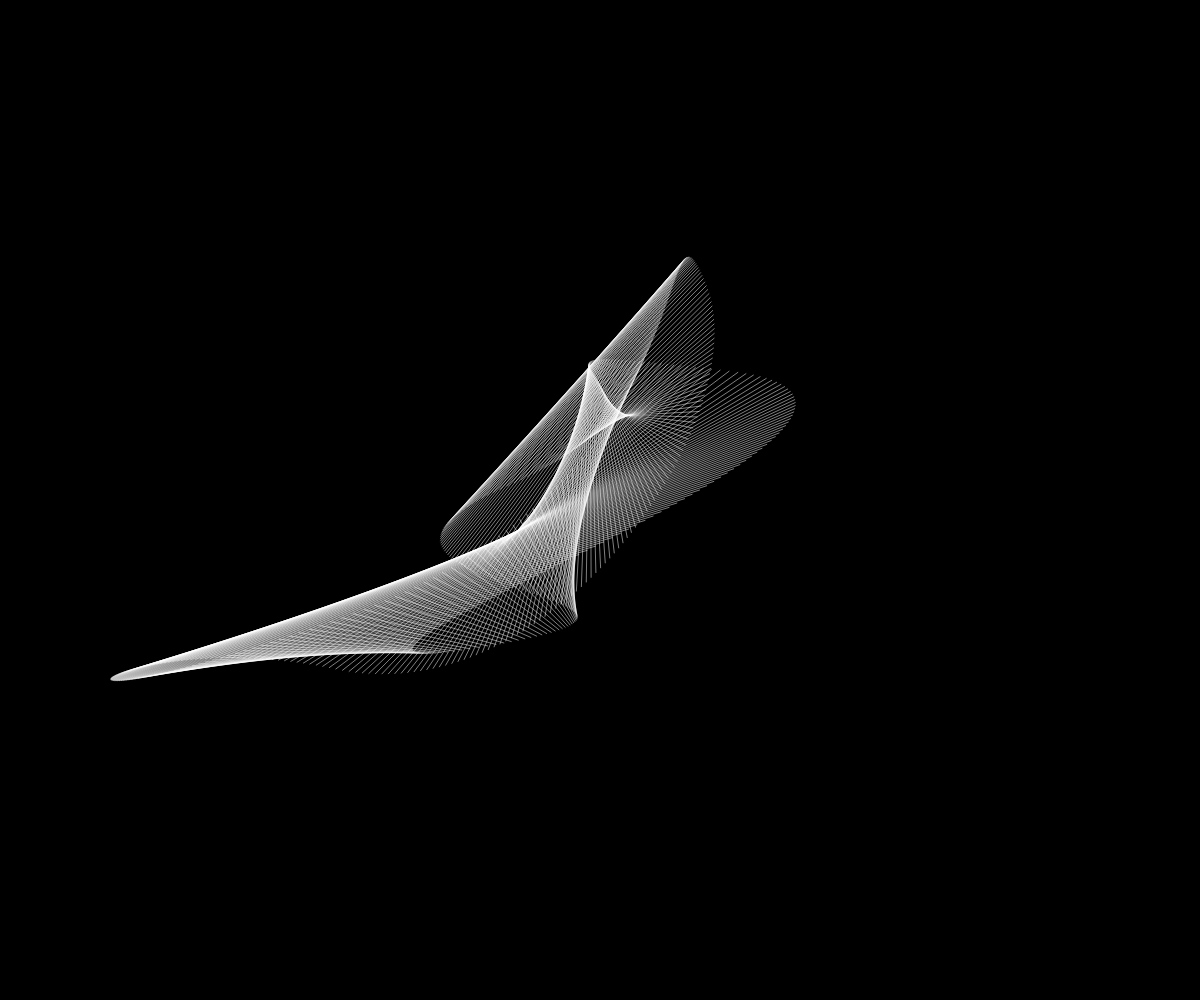
Frame 1 (no input)
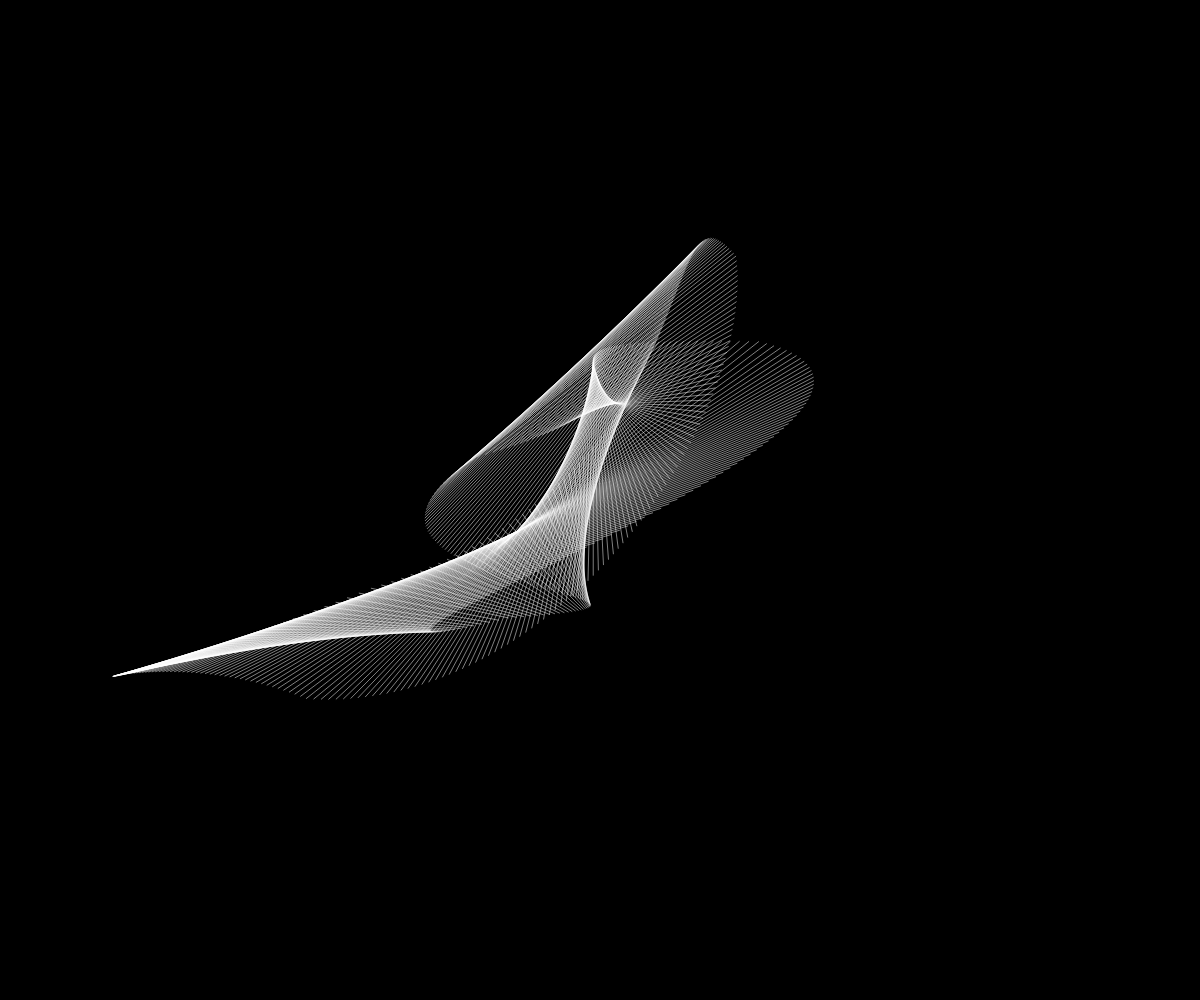
Frame 60 (no input)
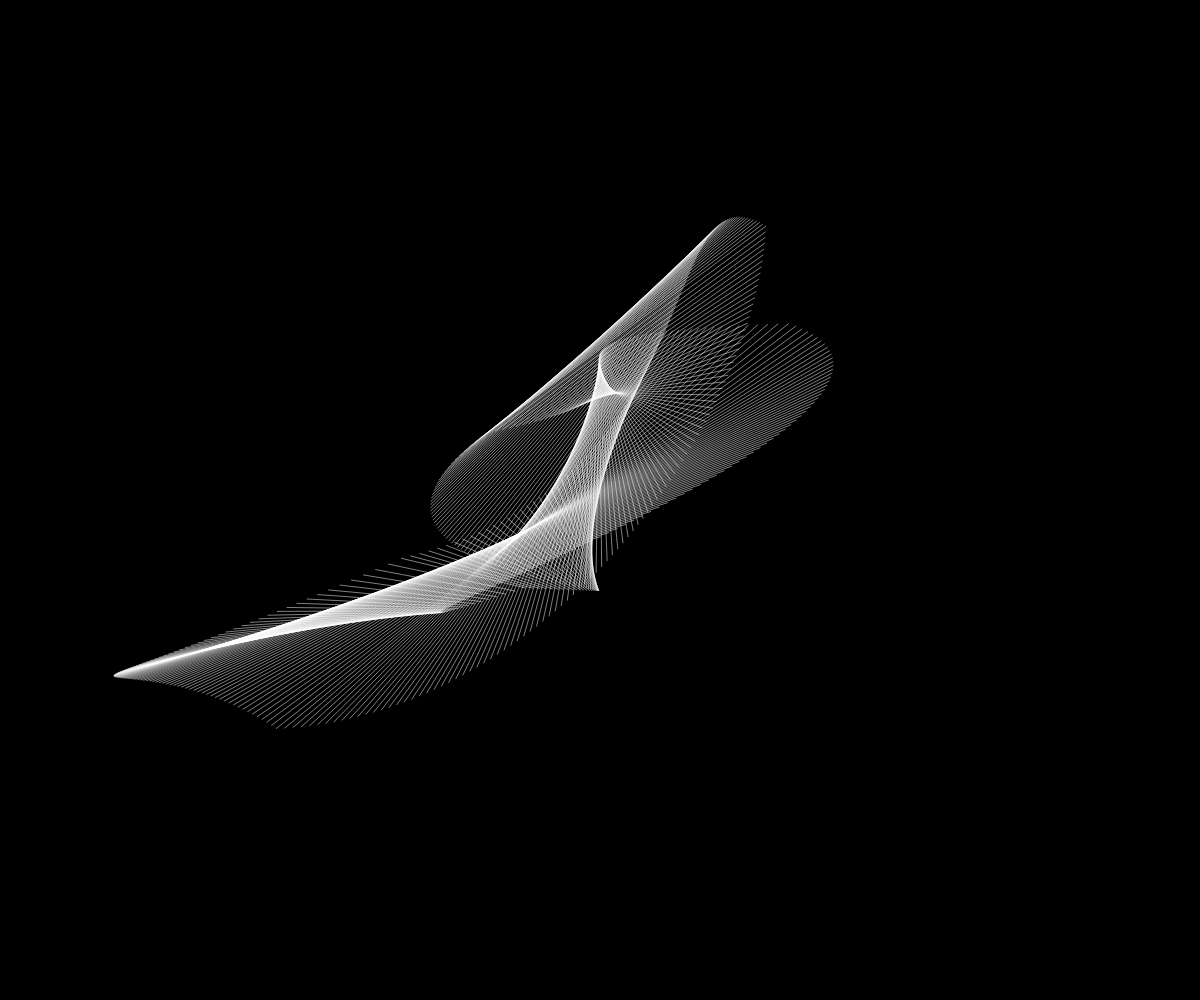
Frame 120 (the mouse pressed at the canvas centre since frame 60)

The p5.js sketch that drew these frames (run headless with seeded random() and noise() and a simulated clock; from frame 60 on, the mouse is pressed at the canvas centre):

// p5.js sketch
// ── sketch.js
let mradius = 500;
let mspeed = 0.5;
let x1, x2, x3, x4, x5, x6, x7, x8, x9, x10, x11, x12, x13, x14, x15, x16, x17, x18, x19, x20, y1, y2, y3, y4, y5, y6, y7, y8, y9, y10, y11, y12, y13, y14, y15, y16, y17, y18, y19, y20;
let m = [];


function setup() {
    createCanvas(windowWidth, windowHeight,);
    background(0);

    x1 = random((1/4)*width, (3/4)*width);
    x2 = random((1/4)*width, (3/4)*width);
    x3 = random((1/4)*width, (3/4)*width);
    x4 = random((1/4)*width, (3/4)*width);
    x5 = x3 + 2 * (x4 - x3);
    x6 = random((1/4)*width, (3/4)*width);
    x7 = random((1/4)*width, (3/4)*width);
    x8 = x6 + 2 * (x7 - x6);
    x9 = x2 + 2 * (x1 - x2);
    x10 = x1;

    y1 = random((1/4)*height, (3/4)*height);
    y2 = random((1/4)*height, (3/4)*height);
    y3 = random((1/4)*height, (3/4)*height);
    y4 = random((1/4)*height, (3/4)*height);
    y5 = y3 + 2 * (y4 - y3);
    y6 = random((1/4)*height, (3/4)*height);
    y7 = random((1/4)*height, (3/4)*height);
    y8 = y6 + 2 * (y7 - y6);
    y9 = y2 + 2 * (y1 - y2);
    y10 = y1;

    x11 = random((1/4)*width, (3/4)*width);
    x12 = random((1/4)*width, (3/4)*width);
    x13 = random((1/4)*width, (3/4)*width);
    x14 = random((1/4)*width, (3/4)*width);
    x15 = x13 + 2 * (x14 - x13);
    x16 = random((1/4)*width, (3/4)*width);
    x17 = random((1/4)*width, (3/4)*width);
    x18 = x16 + 2 * (x17 - x16);
    x19 = x12 + 2 * (x11 - x12);
    x20 = x11;

    y11 = random((1/4)*height, (3/4)*height);
    y12 = random((1/4)*height, (3/4)*height);
    y13 = random((1/4)*height, (3/4)*height);
    y14 = random((1/4)*height, (3/4)*height);
    y15 = y13 + 2 * (y14 - y13);
    y16 = random((1/4)*height, (3/4)*height);
    y17 = random((1/4)*height, (3/4)*height);
    y18 = y16 + 2 * (y17 - y16);
    y19 = y12 + 2 * (y11 - y12);
    y20 = y11;

    for(let i=0; i<12; i++ ){ // Create starting point of movment
        m.push(random(0, mradius * 2) - mradius);
    }
}

function draw(){
    randomSeed(60);
    noStroke();
    noFill();

    m.forEach((element, i, array) => { // Loop for movment
        
        if (element > 0) {
            if (i == 0) {
                x1 = x1 + mspeed;
                x10 = x10 + mspeed;
            } else if (i == 1) {
                x4 = x4 + mspeed;
            } else if (i == 2) {
                x7 = x7 + mspeed;
            } else if (i == 3) {
                x11 = x11 + mspeed;
                x20 = x20 + mspeed;
            } else if (i == 4) {
                x14 = x14 + mspeed;
            } else if (i == 5) {
                x17 = x17 + mspeed;
            } else if (i == 6) {
                y1 = y1 + mspeed;
                y10 = y10 + mspeed;
            } else if (i == 7) {
                y4 = y4 + mspeed;
            } else if (i == 8) {
                y7 = y7 + mspeed;
            } else if (i == 9) {
                y11 = y11 + mspeed;
                y20 = y20 + mspeed;
            } else if (i == 10) {
                y14 = y14 + mspeed;
            } else if (i == 11) {
                y17 = y17 + mspeed;
            }

            if (element - mspeed <= 0) {
                array[i] = mradius * -1; // Reset movment
            } else {
                array[i] = element - mspeed;
            }

        } else {
            
            if (i == 0) {
                x1 = x1 - mspeed;
                x10 = x10 - mspeed;
            } else if (i == 1) {
                x4 = x4 - mspeed;
            } else if (i == 2) {
                x7 = x7 - mspeed;
            } else if (i == 3) {
                x11 = x11 - mspeed;
                x20 = x20 - mspeed;
            } else if (i == 4) {
                x14 = x14 - mspeed;
            } else if (i == 5) {
                x17 = x17 - mspeed;
            } else if (i == 6) {
                y1 = y1 - mspeed;
                y10 = y10 - mspeed;
            } else if (i == 7) {
                y4 = y4 - mspeed;
            } else if (i == 8) {
                y7 = y7 - mspeed;
            } else if (i == 9) {
                y11 = y11 - mspeed;
                y20 = y20 - mspeed;
            } else if (i == 10) {
                y14 = y14 - mspeed;
            } else if (i == 11) {
                y17 = y17 - mspeed;
            }

            if (element + mspeed >= 0) {
                array[i] = mradius; // Reset movment
            } else {
                array[i] = element + mspeed;
            }
        }
    });

    clear();
    background(0);

    for(let t=0; t<=1; t=t + 0.01){
        stroke(255);
        strokeWeight(.5);

        let x = bezierPoint(x1,x2,x3,x4,t);
        let y = bezierPoint(y1,y2,y3,y4,t);
        let xb = bezierPoint(x4,x5,x6,x7,t);
        let yb = bezierPoint(y4,y5,y6,y7,t);
        let xc = bezierPoint(x7,x8,x9,x10,t);
        let yc = bezierPoint(y7,y8,y9,y10,t);

        let xd = bezierPoint(x11,x12,x13,x14,t);
        let yd = bezierPoint(y11,y12,y13,y14,t);
        let xe = bezierPoint(x14,x15,x16,x17,t);
        let ye = bezierPoint(y14,y15,y16,y17,t);
        let xf = bezierPoint(x17,x18,x19,x20,t);
        let yf = bezierPoint(y17,y18,y19,y20,t);

        line(x,y,xd,yd);
        line(xb,yb,xe,ye);
        line(xc,yc,xf,yf);
    }
}

window.addEventListener('resize', function(event) {
    setup();
}, true);
// ── style.css
body, main{
    height: 100vh; 
    width: 100vw;
    margin: 0;
    padding: 0; 
    overflow: hidden;
}

canvas{
    
}
